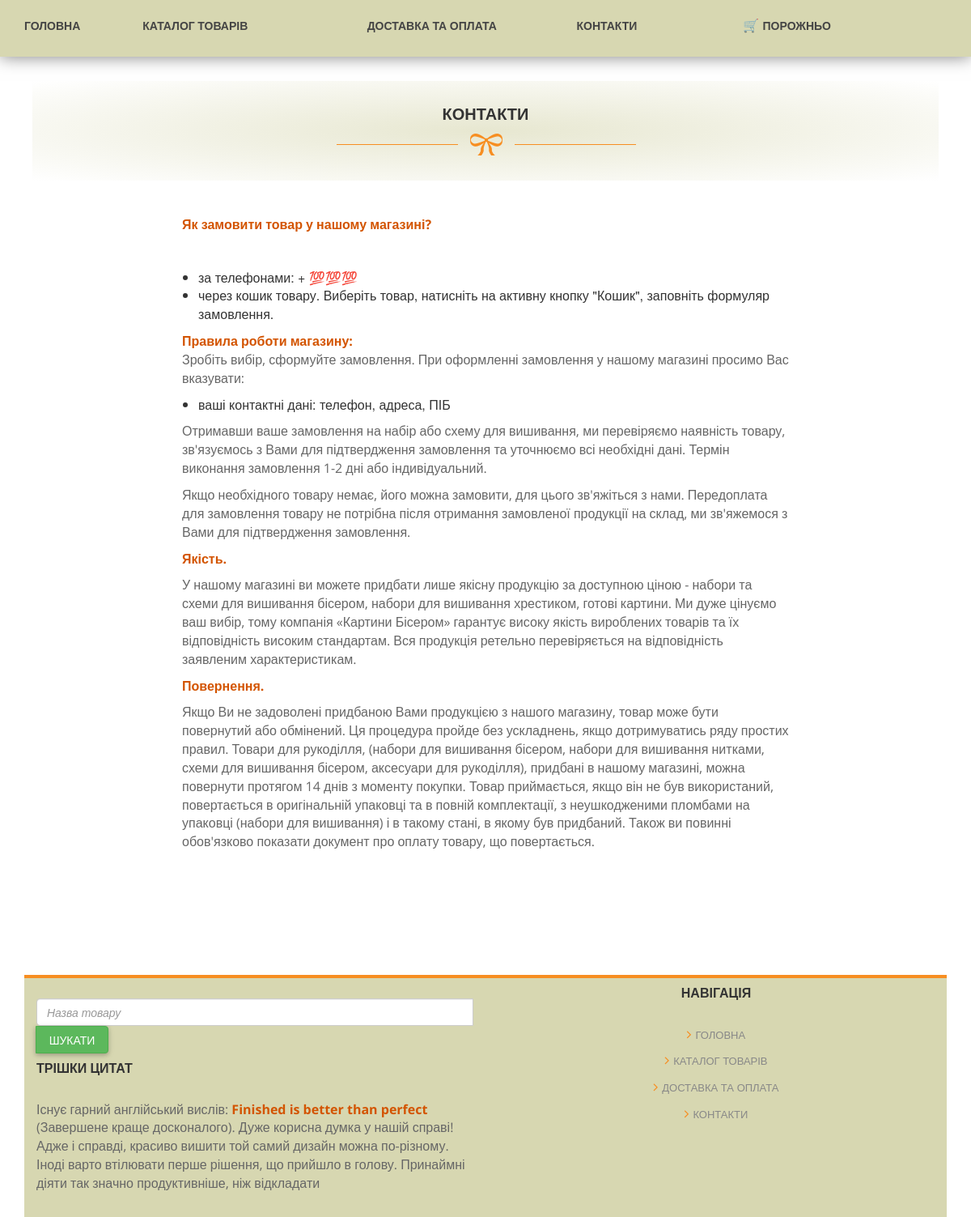
/contacts/, run on the app's committed database.
### pages/models.py (models this page shows, shortened)
class Pages(models.Model):
    podcherk = models.ImageField(upload_to='photos/%Y/%m/%d/', verbose_name='Картинка подчёркивания', blank=True)
    text = models.CharField(max_length=35000, verbose_name='Текст внизу' , null=True)
    title = models.CharField(max_length=150, verbose_name='Название страницы')
    description = models.CharField(max_length=150, verbose_name='Мета описание')
    keywords = models.CharField(max_length=150, verbose_name='Мета слова')
    fotertitle = models.CharField(max_length=350, verbose_name='Заголовок в футере')
    fotercontent = models.CharField(max_length=550, verbose_name='Слова в футере')
    logo = models.ImageField(upload_to='photos/%Y/%m/%d/', verbose_name='Логотип', blank=True)
    class Meta:
        verbose_name = 'Страница'
        verbose_name_plural = 'Страницы'

### pages/views.py (the view)
# urls.py: path('contacts/', contacts, name='contacts'),
def contacts(request):
    cart = Cart(request)
    page = Pages.objects.get(pk=5)
    return render(request, 'pages/contact-us.html', {'page':page,'cart': cart})

### cart/cart.py (called while the page is built)
    def __len__(self):
        return sum(item['quantity'] for item in self.cart.values())

### pages/templates/pages/contact-us.html (shortened to what this page needs)
{% extends "main.html" %}
{% block content %}
            <div id="testimonails">
                <div class="container">
                    <div class="row">
                        <div class="col-md-12">
                            <div class="heading-section">
                                <h2>{{page.title}}</h2>
                                <img src="{{ page.podcherk.url }}" alt="" >
                            </div>
                        </div>
                    </div>
                    <div class="row">
                        <div class="col-md-8 col-md-offset-2">
                            <div class="testimonails-slider">
                                <p>{% autoescape off %}{{ page.text }}{% endautoescape %}</p>
                    </div>
                </div>
            </div>
{% endblock %}

### templates/main.html (shortened to what this page needs)
{% load static %}
<!DOCTYPE html>
 <html class="no-js">
    <head>
        <link rel="stylesheet" href="{% static 'css/mdb.min.css' %}">
        <link rel="stylesheet" href="{% static 'css/bootstrap.css' %}">
        <link rel="stylesheet" href="{% static 'css/font-awesome.css' %}">
        <link rel="stylesheet" href="{% static 'css/templatemo_style.css' %}">
        <link rel="stylesheet" href="{% static 'css/templatemo_misc.css' %}">
        <link rel="stylesheet" href="{% static 'css/flexslider.css' %}">
        <link rel="stylesheet" href="{% static 'css/testimonails-slider.css' %}">
        <link rel="stylesheet" href="{% static 'css/style.css' %}">
    </head>
    <body>
                <div id="main-header" class="main-header">
                    <div class="container m">
                                <div class="main-menu v">
                                    <div class="container">
                                    <div class="row">
                                    <div class="col-sm-1"><div class=""></div><a href="\" class="a">Головна</a></div>
                                    <div class="col-sm-3"><div class=""></div><a href="\category" class="a">Каталог товарів</a></div>
                                    <div class="col-sm-3"><div class=""></div><a href="\dostavka" class="a">Доставка та оплата</a></div>
                                    <div class="col-sm-1"><div class=""></div><a href="\contacts" class="a">Контакти</a></div>
                                        <div class="cart col-sm-4">
    {% with total_items=cart|length %}
        {% if cart|length > 0 %}
            🛒
            <a href="{% url 'cart:cart_detail' %}" class="a">
                {{ total_items }} шт.
                {{ cart.get_total_price }} грн.
            </a>
        {% else %}
            🛒 <a href="" class="a">Порожньо</a>
        {% endif %}
    {% endwith %}
</div>
                                    </div>
                                    </div>
                                </div>
                        </div>
                    </div>
{% block content %}
{% endblock %}
      <footer>
                <div class="container main-header">
                    <div class="main-footer">
                        <div class="row">
                            <div class="col-md-6">
                              <div class="col-sm">
        <form class=" input-group" action="{% url 'pages:category' %}">
        <input
          type="search"
          placeholder="Назва товару"
          class="col-md-8 form-control "
          aria-label="Search"
          name="search"
        />
        <button
          class="btn btn-success col-md-2"
          type="submit"
          data-mdb-ripple-color="dark"
        >
          Шукати
        </button></form></div>
                                <div class="about">
                                    <h4 class="footer-title">{{page.fotertitle}}</h4>
                                    <p>{% autoescape off %}{{page.fotercontent}}{% endautoescape %}</p>
                                </div>
                            </div>
                            <div class="col-md-6">
                                <div class="shop-list tac">
                                    <h4 class="footer-title">Навігація</h4>
                                    <ul>
                                        <li><a href="\"><i class="fa fa-angle-right"></i>Головна</a></li>
                                        <li><a href="\category"><i class="fa fa-angle-right"></i>Каталог товарів</a></li>
                                        <li><a href="\dostavka"><i class="fa fa-angle-right"></i>Доставка та оплата</a></li>
                                        <li><a href="\contacts"><i class="fa fa-angle-right"></i>Контакти</a></li>
                                    </ul>
                                </div>
                            </div>
                        </div>
                    </div>
                </div>
            </footer>
    </body>
</html>

### Roket/static/css/templatemo_style.css (style rules this page uses)
a { text-decoration: none; color: #f78e21; }
p { font-family: 'Open Sans', sans-serif; font-size: 13px; color: #666; }
.heading-section { text-align: center; padding: 100px 0 80px 0; }
.heading-section h2 { font-family: 'Open Sans', sans-serif; font-size: 20px; color: #333; font-weight: 700; text-transform: uppercase; }
*, *:before, *:after { -moz-box-sizing: border-box; -webkit-box-sizing: border-box; box-sizing: border-box; }
.main-menu a { font-family: 'Open Sans', sans-serif; font-weight: 700; font-size: 14px; color: #444; text-transform: uppercase; margin-right: 35px; }
input, textarea { padding: 10px; border: 1px solid #e2e2e2; width: 100%; margin-top: 25px; font-size: 13px; font-style: italic; font-weight: 300; color: #aaa; outline: none; }
footer { background-color: #f3f3f3; border-top: 4px solid #f78e21; margin-top: 120px; }
.footer-title { font-family: 'Open Sans', sans-serif; font-size: 16px; font-weight: 700; color: #333; text-transform: uppercase; padding-bottom: 20px; }
.shop-list ul { margin: 0; padding: 0; }
.shop-list li { list-style: none; margin: 10px 0; }
.shop-list i { font-size: 16px; margin-right: 5px; color: #f78e21; }
.shop-list a { text-transform: uppercase; color: #888; font-size: 13px; }
@media screen and (min-width: 995px) { body { overflow-x: hidden; } }

### Roket/static/css/style.css (style rules this page uses)
body { padding-top: 90px; font-size: 16px!important; text-align: left; }
p { font-size: 16px; }
.main-header { background: #D7D7B1!important; }
.tac { text-align: center; }
.heading-section { margin: 10px; background: radial-gradient(rgba(215,215,177,0.6),rgba(0,0,0,0)); }
.main-footer { padding-bottom: 20px; }
.m { text-align: center; padding-top: 20px; position: fixed; top: 0px; left: 0px; z-index: 20; background: #D7D7B1!important; width: 100%; box-shadow: 0 0 20px rgba(0,0,0,0.5); }
.v { min-height: 50px; vertical-align: center; }
.heading-section { padding: 10px 0 30px 0; }

### data on the page
Pages: title "КОНТАКТИ", podcherk (picture), text "Як замовити товар у нашому магазині? за телефонами: + 💯💯💯 через кошик товару. Виберіть товар, натисніть на активну кнопку \"Кошик\", заповніть формуляр замовлення. Правила роботи магазину: Зробіть вибір, сформуйте замовлення. При оформленні замовлення у нашому магазині просимо Вас вказувати: ваші контактні дані: телефон, адреса, ПІБ Отримавши ваше замовлення на набір або схему для вишивання, ми перевіряємо наявність товару, зв'язуємось з Вами для підтвердження замовлення та уточнюємо всі необхідні дані. Термін виконання замовлення 1-2 дні або індивідуальний. Якщо необхідного товару немає, його можна замовити, для цього зв'яжіться з нами. Передоплата для замовлення товару не потрібна після…", fotertitle "ТРІШКИ ЦИТАТ", fotercontent "Існує гарний англійський вислів: Finished is better than perfect (Завершене краще досконалого). Дуже корисна думка у нашій справі! Адже і справді, красиво вишити той самий дизайн можна по-різному. Іноді варто втілювати перше рішення, що прийшло в голову. Принаймні діяти так значно продуктивніше, ніж відкладати"
